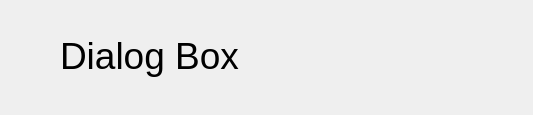
<?xml version="1.0" encoding="UTF-8"?>
<ui version="4.0">
 <class>Dialog</class>
 <widget class="QDialog" name="Dialog">
  <property name="geometry">
   <rect>
    <x>0</x>
    <y>0</y>
    <width>533</width>
    <height>115</height>
   </rect>
  </property>
  <property name="windowTitle">
   <string>Dialog</string>
  </property>
  <widget class="QLabel" name="label">
   <property name="geometry">
    <rect>
     <x>60</x>
     <y>30</y>
     <width>431</width>
     <height>51</height>
    </rect>
   </property>
   <property name="font">
    <font>
     <pointsize>28</pointsize>
    </font>
   </property>
   <property name="text">
    <string>Dialog Box</string>
   </property>
  </widget>
 </widget>
 <resources/>
 <connections/>
</ui>
